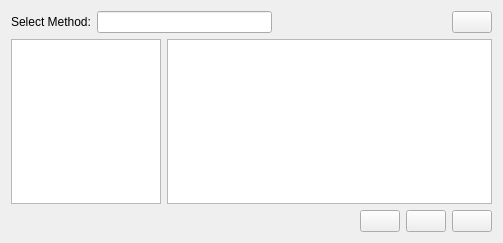
<?xml version="1.0" encoding="UTF-8"?>
<ui version="4.0">
 <class>QMethodForm</class>
 <widget class="QCDialog" name="QMethodForm">
  <property name="geometry">
   <rect>
    <x>0</x>
    <y>0</y>
    <width>503</width>
    <height>243</height>
   </rect>
  </property>
  <property name="focusPolicy">
   <enum>Qt::StrongFocus</enum>
  </property>
  <property name="windowTitle">
   <string>Method</string>
  </property>
  <layout class="QVBoxLayout" name="verticalLayout">
   <item>
    <widget class="QWidget" name="widget_2" native="true">
     <property name="focusPolicy">
      <enum>Qt::NoFocus</enum>
     </property>
     <layout class="QHBoxLayout" name="horizontalLayout">
      <property name="leftMargin">
       <number>0</number>
      </property>
      <property name="topMargin">
       <number>0</number>
      </property>
      <property name="rightMargin">
       <number>0</number>
      </property>
      <property name="bottomMargin">
       <number>0</number>
      </property>
      <item>
       <widget class="QLabel" name="label">
        <property name="text">
         <string>Select Method:</string>
        </property>
       </widget>
      </item>
      <item>
       <widget class="QSearchLineEdit" name="le_search">
        <property name="minimumSize">
         <size>
          <width>0</width>
          <height>0</height>
         </size>
        </property>
        <property name="maximumSize">
         <size>
          <width>200</width>
          <height>30</height>
         </size>
        </property>
       </widget>
      </item>
      <item>
       <spacer name="horizontalSpacer">
        <property name="orientation">
         <enum>Qt::Horizontal</enum>
        </property>
        <property name="sizeHint" stdset="0">
         <size>
          <width>40</width>
          <height>20</height>
         </size>
        </property>
       </spacer>
      </item>
      <item>
       <widget class="QCPushButton" name="btnClose">
        <property name="text">
         <string/>
        </property>
       </widget>
      </item>
     </layout>
    </widget>
   </item>
   <item>
    <widget class="QWidget" name="widget_3" native="true">
     <layout class="QHBoxLayout" name="horizontalLayout_2">
      <property name="leftMargin">
       <number>0</number>
      </property>
      <property name="topMargin">
       <number>0</number>
      </property>
      <property name="rightMargin">
       <number>0</number>
      </property>
      <property name="bottomMargin">
       <number>0</number>
      </property>
      <item>
       <widget class="QUserLibraryWidget" name="tbv_lib">
        <property name="sizePolicy">
         <sizepolicy hsizetype="Preferred" vsizetype="Preferred">
          <horstretch>0</horstretch>
          <verstretch>0</verstretch>
         </sizepolicy>
        </property>
        <property name="maximumSize">
         <size>
          <width>150</width>
          <height>16777215</height>
         </size>
        </property>
       </widget>
      </item>
      <item>
       <widget class="QMethodWidget" name="tbv_method">
        <property name="sizePolicy">
         <sizepolicy hsizetype="Preferred" vsizetype="Preferred">
          <horstretch>0</horstretch>
          <verstretch>0</verstretch>
         </sizepolicy>
        </property>
       </widget>
      </item>
     </layout>
    </widget>
   </item>
   <item>
    <widget class="QWidget" name="widget_4" native="true">
     <layout class="QHBoxLayout" name="horizontalLayout_3">
      <property name="leftMargin">
       <number>0</number>
      </property>
      <property name="topMargin">
       <number>0</number>
      </property>
      <property name="rightMargin">
       <number>0</number>
      </property>
      <property name="bottomMargin">
       <number>0</number>
      </property>
      <item>
       <spacer name="horizontalSpacer_3">
        <property name="orientation">
         <enum>Qt::Horizontal</enum>
        </property>
        <property name="sizeHint" stdset="0">
         <size>
          <width>40</width>
          <height>20</height>
         </size>
        </property>
       </spacer>
      </item>
      <item>
       <widget class="QCPushButton" name="btn_up">
        <property name="text">
         <string/>
        </property>
       </widget>
      </item>
      <item>
       <widget class="QCPushButton" name="btn_down">
        <property name="text">
         <string/>
        </property>
       </widget>
      </item>
      <item>
       <widget class="QCPushButton" name="btn_sure">
        <property name="text">
         <string/>
        </property>
       </widget>
      </item>
     </layout>
    </widget>
   </item>
  </layout>
 </widget>
 <customwidgets>
  <customwidget>
   <class>QCPushButton</class>
   <extends>QPushButton</extends>
   <header>qcpushbutton.h</header>
  </customwidget>
  <customwidget>
   <class>QCDialog</class>
   <extends>QWidget</extends>
   <header>qcdialog.h</header>
   <container>1</container>
  </customwidget>
  <customwidget>
   <class>QUserLibraryWidget</class>
   <extends>QTableView</extends>
   <header>quserlibrarywidget.h</header>
  </customwidget>
  <customwidget>
   <class>QMethodWidget</class>
   <extends>QTableView</extends>
   <header>qmethodwidget.h</header>
  </customwidget>
  <customwidget>
   <class>QSearchLineEdit</class>
   <extends>QLineEdit</extends>
   <header>qsearchlineedit.h</header>
   <slots>
    <signal>btnClicked()</signal>
   </slots>
  </customwidget>
 </customwidgets>
 <resources/>
 <connections/>
</ui>
